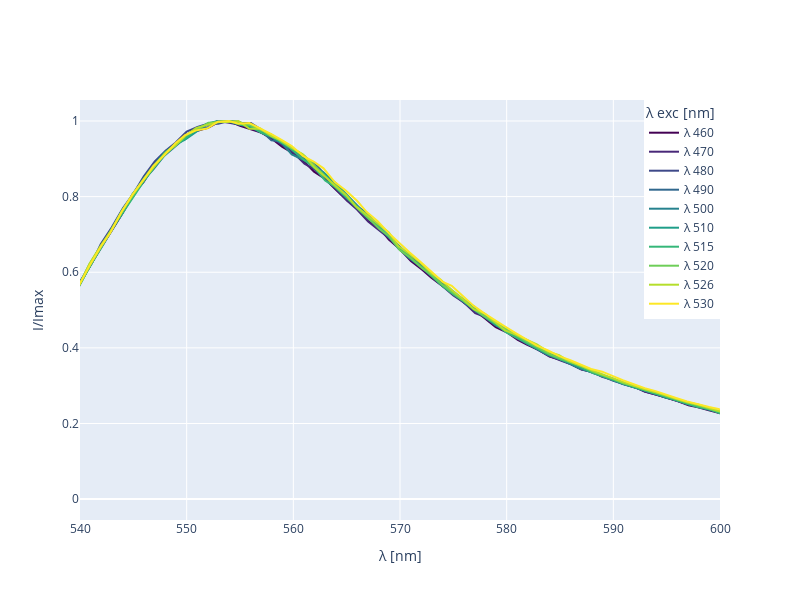

The cell this chart's notebook holds for it:
### Code cell
# COLLASSO SPETTRI:

fig = go.Figure()
for g,i in enumerate(LAMBDA_ECC):
    λ = data[f'λ {i}'].dropna().values
    I = data[f'I {i}'].dropna().values
    Imax = np.max(I)
    I = I/Imax
    # c = colors[i]
    fig.add_trace(go.Scatter(x=λ, y=I, mode='lines', name=f'λ {i}', line=dict(color=colors[g])))
fig.update_layout(
    #title='Spettro di emissione della rodamina B con diversi lambda eccitazione',
    xaxis_title='λ [nm]',
    yaxis_title='I/Imax',
    legend_title='λ exc [nm]',
    width = 800,
    height = 600, 
    xaxis=dict(range=[540, 600])
    ,
    legend=dict(
        x=1,
        y=1,
        xanchor='right',
        yanchor='top'
    )
)
fig.write_html(dir_path + '/html/spettro_emissione_rodamina_eccitata_a_diverse_frequenze_collasso.html')
fig.write_image(dir_path + '/images/spettro_emissione_rodamina_eccitata_a_diverse_frequenze_collasso.png')
fig.show()
